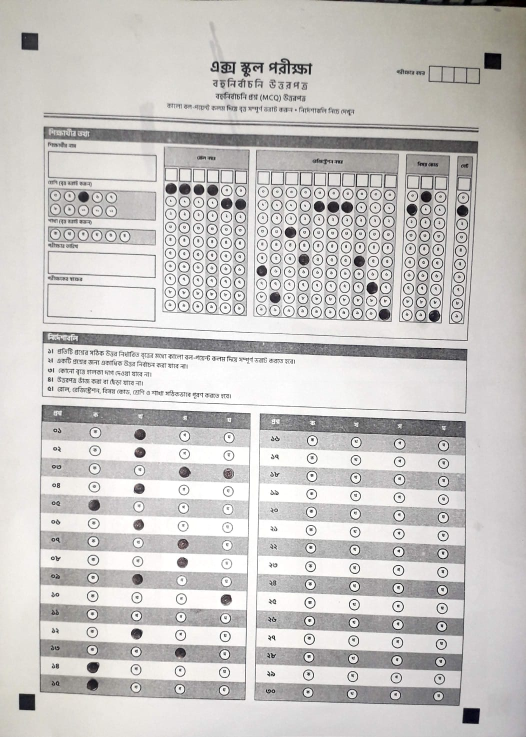
#> input picture backend/storage/477765a7-4fd4-4977-aee4-b320b154ac79_WhatsApp Image 2026-11-14 at 8.24.04 PM.jpeg, 1052 x 1474 px (shown at 1/2 size)
$ python -i sheet_detector.py   (imports and definitions only)
#> lines starting #> are read from the running program, lines starting #| are printed output that depends on the picture; after the words box and inside, x2 and y2 are one past the last pixel; in counts of white or black regions, pixels touching at a corner belong together
#> further down, picture is the input picture: shape (1474, 1052, 3); mean B, G, R 196.1, 198, 200.4
import cv2
import numpy as np

class SheetDetector:
    @staticmethod
    def align_and_normalize(image: np.ndarray, target_w: int = 2100, target_h: int = 2970) -> np.ndarray:
#> called with target_w = 2100, target_h = 2970
        gray = cv2.cvtColor(image, cv2.COLOR_BGR2GRAY) if len(image.shape) == 3 else image
        blurred = cv2.GaussianBlur(gray, (5, 5), 0)
        _, thresh = cv2.threshold(blurred, 60, 255, cv2.THRESH_BINARY_INV)
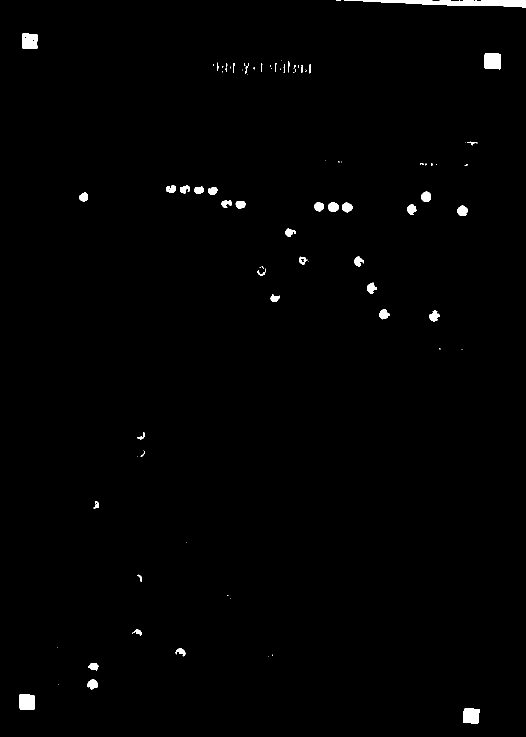
#> thresh: shape (1474, 1052) (shown at 1/2 size); 0.86% white; 88 white regions (44 under 20 px)

        contours, _ = cv2.findContours(thresh, cv2.RETR_EXTERNAL, cv2.CHAIN_APPROX_SIMPLE)
#> contours = 88 contours, 53 with area under 20; largest, box (x1, y1, x2, y2) and area: (688, 0, 1052, 15) 2556, (969, 106, 1002, 139) 952, (44, 67, 75, 98) 872, (926, 1417, 959, 1447) 850, (39, 1389, 69, 1420) 836

        # Candidate black squares (marker size is ~7mm x 7mm)
        marker_centers = []
        img_area = image.shape[0] * image.shape[1]
#> img_area = 1550648

        for c in contours:
            area = cv2.contourArea(c)
            # Filter marker candidates by relative area (between 0.01% and 0.5% of page)
            if 0.0001 * img_area < area < 0.005 * img_area:
                peri = cv2.arcLength(c, True)
                approx = cv2.approxPolyDP(c, 0.04 * peri, True)
                if len(approx) == 4:
                    x, y, w, h = cv2.boundingRect(approx)
                    aspect_ratio = float(w) / h
                    if 0.8 <= aspect_ratio <= 1.25:
                        M = cv2.moments(c)
                        if M["m00"] != 0:
                            marker_centers.append([M["m10"] / M["m00"], M["m01"] / M["m00"]])
#> this loop made 88 passes
#> (area, peri, approx, x, y, w, h, aspect_ratio) on passes 1, 2, 85, 86: (849.5, 116.7, [[929, 1417], [926, 1444], [955, 1446], [958, 1418]], 926, 1417, 33, 30, 1.1), (836.5, 115.1, [[39, 1389], [40, 1418], [67, 1419], [68, 1391]], 39, 1389, 30, 31, 0.968), (952, 123.3, [[970, 106], [969, 135], [999, 138], [1001, 108]], 969, 106, 33, 33, 1), (872, 117.3, [[45, 67], [44, 95], [73, 97], [74, 69]], 44, 67, 31, 31, 1)
#> (area, peri, approx) on pass 87: (2556, 764.6, [[688, 0], [1051, 14]])
#> after the loop, marker_centers = [[941.9, 1431.4], [53.49, 1403.7], [985, 121.8], [58.76, 82.21]]

        if len(marker_centers) >= 4:
            pts = np.array(marker_centers, dtype="float32")
#> pts has the same summary as marker_centers
            # Sort into TL, TR, BR, BL
            s = pts.sum(axis=1)
#> s = [2373.3, 1457.2, 1106.8, 141]
            tl = pts[np.argmin(s)]
#> tl = [58.76, 82.21]
            br = pts[np.argmax(s)]
#> br = [941.9, 1431.4]

            diff = np.diff(pts, axis=1)
#> diff = [489.5, 1350.2, -863.3, 23.44]
            tr = pts[np.argmin(diff)]
#> tr = [985, 121.8]
            bl = pts[np.argmax(diff)]
#> bl = [53.49, 1403.7]

            src = np.array([tl, tr, br, bl], dtype="float32")
#> src = [[58.76, 82.21], [985, 121.8], [941.9, 1431.4], [53.49, 1403.7]]

            # Destination based on 5mm inset + 3.5mm marker center = 8.5mm from corners
            x_pad = int((8.5 / 210.0) * target_w)
            y_pad = int((8.5 / 297.0) * target_h)

            dst = np.array([
                [x_pad, y_pad],
                [target_w - x_pad, y_pad],
                [target_w - x_pad, target_h - y_pad],
                [x_pad, target_h - y_pad]
            ], dtype="float32")

            matrix = cv2.getPerspectiveTransform(src, dst)
#> matrix = [[2.06, 0.00557, -36.74], [-0.0871, 2.02, -76.39], [-7.4e-06, -3.11e-05, 1]]
            return cv2.warpPerspective(image, matrix, (target_w, target_h))
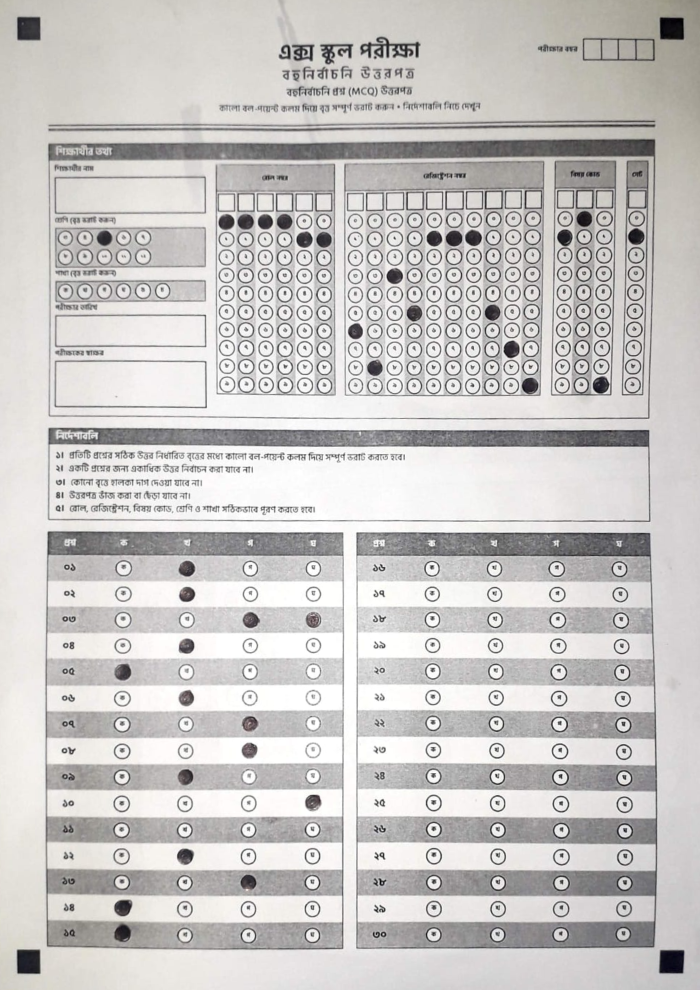
#> returned value: shape (2970, 2100, 3) (shown at 1/3 size); mean of channels 0, 1, 2 197.5, 199, 201.3; drawn as B, G, R

        # Fallback to general boundary crop if markers are occluded
        return cv2.resize(image, (target_w, target_h))

>>> import cv2
>>> picture = cv2.imread('../../storage/477765a7-4fd4-4977-aee4-b320b154ac79_WhatsApp Image 2026-11-14 at 8.24.04 PM.jpeg')
>>> result = SheetDetector().align_and_normalize(picture)
